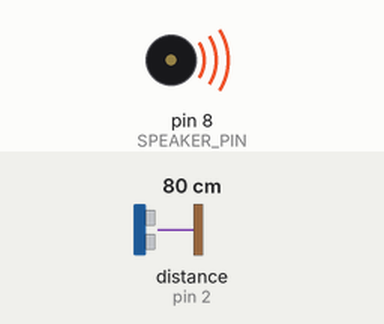
Recording of a sketch running on a simulated Arduino Uno, built with avr-gcc and run on an emulated ATmega328P. Parts: buzzer (waves = sounding). Wiring (inferred from the names in the program): range finder with pulse-width output: data pin 2. Inputs (shaded band) come from the test bench; at power-on: distance to the obstacle (sensor on pin 2) 80 cm.

Above: at 0.09 s.
Timing chart, 0 to 3.0 s (numbered marks = the images above):
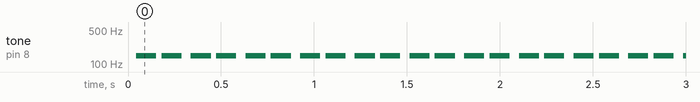

Measured:
- by itself, tone on pin 8 (SPEAKER_PIN): alternates 147 Hz for 0.11 s and silent for 0.04 s

The sketch:

Piezo_Music.ino
```cpp
/*
    Engineer: Michael Dubisz
    5/26/2019

    This program will play a melody on a piezo buzzer

    HARDWARE:
        Piezo buzzer (passive or active)
        100ohm resistor (or potentiometer) to control volume
        Button & 10kohm resistor

*/


//#include "pitches.h"
void pitches()
{
#define NOTE_B0  31
#define NOTE_C1  33
#define NOTE_CS1 35
#define NOTE_D1  37
#define NOTE_DS1 39
#define NOTE_E1  41
#define NOTE_F1  44
#define NOTE_FS1 46
#define NOTE_G1  49
#define NOTE_GS1 52
#define NOTE_A1  55
#define NOTE_AS1 58
#define NOTE_B1  62
#define NOTE_C2  65
#define NOTE_CS2 69
#define NOTE_D2  73
#define NOTE_DS2 78
#define NOTE_E2  82
#define NOTE_F2  87
#define NOTE_FS2 93
#define NOTE_G2  98
#define NOTE_GS2 104
#define NOTE_A2  110
#define NOTE_AS2 117
#define NOTE_B2  123
#define NOTE_C3  131
#define NOTE_CS3 139
#define NOTE_D3  147
#define NOTE_DS3 156
#define NOTE_E3  165
#define NOTE_F3  175
#define NOTE_FS3 185
#define NOTE_G3  196
#define NOTE_GS3 208
#define NOTE_A3  220
#define NOTE_AS3 233
#define NOTE_B3  247
#define NOTE_C4  262
#define NOTE_CS4 277
#define NOTE_D4  294
#define NOTE_DS4 311
#define NOTE_E4  330
#define NOTE_F4  349
#define NOTE_FS4 370
#define NOTE_G4  392
#define NOTE_GS4 415
#define NOTE_A4  440
#define NOTE_AS4 466
#define NOTE_B4  494
#define NOTE_C5  523
#define NOTE_CS5 554
#define NOTE_D5  587
#define NOTE_DS5 622
#define NOTE_E5  659
#define NOTE_F5  698
#define NOTE_FS5 740
#define NOTE_G5  784
#define NOTE_GS5 831
#define NOTE_A5  880
#define NOTE_AS5 932
#define NOTE_B5  988
#define NOTE_C6  1047
#define NOTE_CS6 1109
#define NOTE_D6  1175
#define NOTE_DS6 1245
#define NOTE_E6  1319
#define NOTE_F6  1397
#define NOTE_FS6 1480
#define NOTE_G6  1568
#define NOTE_GS6 1661
#define NOTE_A6  1760
#define NOTE_AS6 1865
#define NOTE_B6  1976
#define NOTE_C7  2093
#define NOTE_CS7 2217
#define NOTE_D7  2349
#define NOTE_DS7 2489
#define NOTE_E7  2637
#define NOTE_F7  2794
#define NOTE_FS7 2960
#define NOTE_G7  3136
#define NOTE_GS7 3322
#define NOTE_A7  3520
#define NOTE_AS7 3729
#define NOTE_B7  3951
#define NOTE_C8  4186
#define NOTE_CS8 4435
#define NOTE_D8  4699
#define NOTE_DS8 4978
}

#define SPEAKER_PIN   8
#define BUTTON_PIN    2


//beats per minute, based on 4/4 time
#define TEMPO           110
//0 = really short (stacatto), 1 = really long (legato)
#define NOTE_LENGTH     0.8


volatile bool playMusic = false;


// notes in the melody:
int melody[] = {
  NOTE_D3, NOTE_D3, NOTE_D4, NOTE_A3, 0, NOTE_GS3, NOTE_G3, NOTE_F3, NOTE_D3, NOTE_F3, NOTE_G3, NOTE_C3, NOTE_C3, NOTE_D4, NOTE_A3, 0, NOTE_GS3, NOTE_G3, NOTE_F3, NOTE_D3, NOTE_F3, NOTE_G3, NOTE_B2, NOTE_B2, NOTE_D4, NOTE_A3, 0, NOTE_GS3, NOTE_G3, NOTE_F3, NOTE_D3, NOTE_F3, NOTE_G3, NOTE_AS2, NOTE_AS2, NOTE_D4, NOTE_A3, 0, NOTE_GS3, NOTE_G3, NOTE_F3, NOTE_D3, NOTE_F3, NOTE_G3, NOTE_D3, NOTE_D3, NOTE_D4, NOTE_A3, 0, NOTE_GS3, NOTE_G3, NOTE_F3, NOTE_D3, NOTE_F3, NOTE_G3, NOTE_C3, NOTE_C3, NOTE_D4, NOTE_A3, 0, NOTE_GS3, NOTE_G3, NOTE_F3, NOTE_D3, NOTE_F3, NOTE_G3, NOTE_B2, NOTE_B2, NOTE_D4, NOTE_A3, 0, NOTE_GS3, NOTE_G3, NOTE_F3, NOTE_D3, NOTE_F3, NOTE_G3, NOTE_AS2, NOTE_AS2, NOTE_D4, NOTE_A3, 0, NOTE_GS3, NOTE_G3, NOTE_F3, NOTE_D3, NOTE_F3, NOTE_G3, NOTE_D4, NOTE_D4, NOTE_D5, NOTE_A4, 0, NOTE_GS4, NOTE_G4, NOTE_F4, NOTE_D4, NOTE_F4, NOTE_G4, NOTE_C4, NOTE_C4, NOTE_D5, NOTE_A4, 0, NOTE_GS4, NOTE_G4, NOTE_F4, NOTE_D4, NOTE_F4, NOTE_G4, NOTE_B3, NOTE_B3, NOTE_D5, NOTE_A4, 0, NOTE_GS4, NOTE_G4, NOTE_F4, NOTE_D4, NOTE_F4, NOTE_G4, NOTE_AS3, NOTE_AS3, NOTE_D5, NOTE_A4, 0, NOTE_GS4, NOTE_G4, NOTE_F4, NOTE_D4, NOTE_F4, NOTE_G4, NOTE_D4, NOTE_D4, NOTE_D5, NOTE_A4, 0, NOTE_GS4, NOTE_G4, NOTE_F4, NOTE_D4, NOTE_F4, NOTE_G4, NOTE_C4, NOTE_C4, NOTE_D5, NOTE_A4, 0, NOTE_GS4, NOTE_G4, NOTE_F4, NOTE_D4, NOTE_F4, NOTE_G4, NOTE_B3, NOTE_B3, NOTE_D5, NOTE_A4, 0, NOTE_GS4, NOTE_G4, NOTE_F4, NOTE_D4, NOTE_F4, NOTE_G4, NOTE_AS3, NOTE_AS3, NOTE_D5, NOTE_A4, 0, NOTE_GS4, NOTE_G4, NOTE_F4, NOTE_D4, NOTE_F4, NOTE_G4, NOTE_F4, NOTE_F4, NOTE_F4, NOTE_F4, NOTE_F4, NOTE_D4, NOTE_D4, NOTE_D4, NOTE_F4, NOTE_F4, NOTE_F4, NOTE_G4, NOTE_GS4, NOTE_G4, NOTE_F4, NOTE_D4, NOTE_F4, NOTE_G4, 0, NOTE_F4, NOTE_F4, NOTE_F4, NOTE_G4, NOTE_GS4, NOTE_A4, NOTE_C5, NOTE_A4, NOTE_D5, NOTE_D5, NOTE_D5, NOTE_A4, NOTE_D5, NOTE_C5, NOTE_F4, NOTE_F4, NOTE_F4, NOTE_F4, NOTE_F4, NOTE_D4, NOTE_D4, NOTE_D4, NOTE_F4, NOTE_F4, NOTE_F4, NOTE_F4, NOTE_D4, NOTE_F4, NOTE_E4, NOTE_D4, NOTE_C4

};


// note durations: 4 = quarter note, 8 = eighth note, etc.:
// (a tied note rhythm = (rhythm/number) EX: dotted quarter-note (3 8th notes tied together) = 8/3.0)
double beats[] = {
  16, 16, 8, 6, 32, 8, 8, 8, 16, 16, 16, 16, 16, 8, 6, 32, 8, 8, 8, 16, 16, 16, 16, 16, 8, 6, 32, 8, 8, 8, 16, 16, 16, 16, 16, 8, 6, 32, 8, 8, 8, 16, 16, 16, 16, 16, 8, 6, 32, 8, 8, 8, 16, 16, 16, 16, 16, 8, 6, 32, 8, 8, 8, 16, 16, 16, 16, 16, 8, 6, 32, 8, 8, 8, 16, 16, 16, 16, 16, 8, 6, 32, 8, 8, 8, 16, 16, 16, 16, 16, 8, 6, 32, 8, 8, 8, 16, 16, 16, 16, 16, 8, 6, 32, 8, 8, 8, 16, 16, 16, 16, 16, 8, 6, 32, 8, 8, 8, 16, 16, 16, 16, 16, 8, 6, 32, 8, 8, 8, 16, 16, 16, 16, 16, 8, 6, 32, 8, 8, 8, 16, 16, 16, 16, 16, 8, 6, 32, 8, 8, 8, 16, 16, 16, 16, 16, 8, 6, 32, 8, 8, 8, 16, 16, 16, 16, 16, 8, 6, 32, 8, 8, 8, 16, 16, 16, 8, 16, 8, 8, 8, 8, 4, 16, 8, 16, 8, 8, 8, 16, 16, 16, 16, 16, 8, 8, 16, 8, 8, 8, 8, 8, 8, 8, 8, 16, 16, 16, 2, 8, 16, 8, 8, 8, 8, 4, 16, 8, 16, 8, 8, 8, 8, 8, 16, 8

};


void setup() {
    pinMode(BUTTON_PIN, INPUT);
    Serial.begin(9600);
    //set pin 2 as an interrupt
    attachInterrupt(0, ButtonPress, RISING);

    //plays a nasty note if the melody and beats are not the same length
    //(don't ask me why we have to multiply SONG_DURATION by 2)
    if( (sizeof(melody)/sizeof(int) != sizeof(beats)/sizeof(double)) )
    {
        tone(SPEAKER_PIN, NOTE_D3, 1000);
        delay(1000);
        Serial.println(sizeof(melody));
        Serial.println(sizeof(beats));
        Serial.println(sizeof(int));
        Serial.println(sizeof(double));
    }
}


//toggle playMusic
void ButtonPress()
{
    delayMicroseconds(20);
    playMusic = !playMusic;
}


void loop()
{
  //wait around until playMusic becomes true
  while (!playMusic){}

    // iterate over the notes of the melody:
  for (int thisNote = 0; thisNote < sizeof(melody)/sizeof(int); thisNote++)
  {
    //if button is pressed, stop the music
    if(!playMusic)
        break;

    //note duration = 240,000/ (tempo*rhythm of note)     (240,000 = 4beats/measure * 60sec/min * 1000ms/sec)
    int noteDuration = 240000 / (TEMPO*beats[thisNote]);
    tone(SPEAKER_PIN, melody[thisNote], noteDuration*NOTE_LENGTH);
    //play note for noteDuration long
    delay(noteDuration);
    }

  //once the tune is done, switch playMusic to false
  playMusic = false;
}


///////////////////
// SONG LIBRARY  //
///////////////////

/*
The Sound of Silence
          SONG_DURATION
   67

          TEMPO
  110


          Melody
   0, NOTE_DS4, NOTE_DS4, NOTE_FS4, NOTE_FS4, NOTE_AS4, NOTE_AS4, NOTE_GS4,
   0, NOTE_CS4, NOTE_CS4, NOTE_CS4, NOTE_F4, NOTE_F4, NOTE_GS4, NOTE_F4, NOTE_FS4, NOTE_F4, NOTE_DS4,
   0, NOTE_FS4, NOTE_FS4, NOTE_FS4, NOTE_AS4, NOTE_AS4, NOTE_CS5, NOTE_CS5, NOTE_DS5, NOTE_DS5, NOTE_CS5, 0,
   0, NOTE_FS4, NOTE_FS4, NOTE_AS4, NOTE_AS4, NOTE_CS5, NOTE_CS5, NOTE_DS5, NOTE_DS5, NOTE_CS5, 0,
   0, NOTE_FS4, NOTE_FS4,
   NOTE_DS5, NOTE_DS5, NOTE_DS5, NOTE_F5, NOTE_FS5, NOTE_FS5, NOTE_F5, NOTE_DS5, NOTE_CS5,
   0, NOTE_DS5, NOTE_CS5, NOTE_AS4, 0, 0, NOTE_FS4, NOTE_FS4, NOTE_FS4, NOTE_CS5, NOTE_F4, NOTE_FS4, NOTE_DS4
          Beats
   4, 8, 8, 8, 8, 8, 8, 1,
   8, 8, 8, 8, 8, 8, 8, 8, (8/3.0), 8, 2,
   8, 8, 8, 8, 8, 8, 8, 8, 4, 8, 2, 8,
   4, 8, 8, 8, 8, 8, 8, 4, 8, 2, 8,
   4, 8, 8,
   8, (8/5.0), 8, 8, 8, (8/3.0), 8, 4, (8/5.0),
   4, 8, 8, 2, 2, 8, 8, 8, 8, (8/7.0), 8, 8, (8/7.0)
 */


/*
The Final Countdown
      SONG_DURATION
 24

      TEMPO
  110
      Melody
 NOTE_FS4, NOTE_CS5, NOTE_B4, NOTE_CS5, NOTE_FS4,
 0, NOTE_D5, NOTE_CS5, NOTE_D5, NOTE_CS5, NOTE_B4,
 0, NOTE_D5, NOTE_CS5, NOTE_D5, NOTE_FS4,
 0, NOTE_B4, NOTE_A4, NOTE_B4, NOTE_A4, NOTE_GS4, NOTE_B4, NOTE_A4

      Harmony
 NOTE_FS4, NOTE_FS4, NOTE_FS4, NOTE_FS4, NOTE_FS4,
 NOTE_D4, NOTE_D4, NOTE_D4, NOTE_D4, NOTE_D4, NOTE_D4,
 NOTE_B3, NOTE_B3, NOTE_B3, NOTE_B3, NOTE_B3,
 NOTE_CS4, NOTE_CS4, NOTE_CS4, NOTE_CS4, NOTE_CS4, NOTE_F4, NOTE_F4, NOTE_FS4

      Beats
 3, 16, 16, 4, 4,
 3, 16, 16, 8, 8, 4,
 3, 16, 16, 4, 4,
 3, 16, 16, 8, 8, 8, 8, 4
 */


/*
 Bum, bada bum bum.... bum bum!

    Melody
 NOTE_C4, NOTE_G3, NOTE_G3, NOTE_A3, NOTE_G3, 0, NOTE_B3, NOTE_C4

    Beats
 4, 8, 8, 4, 4, 4, 4, 4
*/


/*
    Super Mario Theme

      TEMPO
  180

      Melody
  NOTE_E5, NOTE_E5, 0, NOTE_E5, 0, NOTE_C5, NOTE_E5,
  NOTE_G5, 0, NOTE_G4, 0,
  NOTE_C5, NOTE_G4, 0, NOTE_E4,
  NOTE_A4, NOTE_B4, NOTE_AS4, NOTE_A4,
  NOTE_G4, NOTE_E5, NOTE_G5, NOTE_A5, NOTE_F5, NOTE_G5,
  0, NOTE_E5,NOTE_C5, NOTE_D5, NOTE_B4,
  NOTE_C5, NOTE_G4, 0, NOTE_E4,
  NOTE_A4, NOTE_B4, NOTE_AS4, NOTE_A4,
  NOTE_G4, NOTE_E5, NOTE_G5, NOTE_A5, NOTE_F5, NOTE_G5,
  0, NOTE_E5,NOTE_C5, NOTE_D5, NOTE_B4,

  0, NOTE_G5, NOTE_FS5, NOTE_F5, NOTE_DS5, NOTE_E5,
  0, NOTE_GS4, NOTE_A4, NOTE_C4, 0, NOTE_A4, NOTE_C5, NOTE_D5,
  0, NOTE_DS5, 0, NOTE_D5,
  NOTE_C5, 0,

  0, NOTE_G5, NOTE_FS5, NOTE_F5, NOTE_DS5, NOTE_E5,
  0, NOTE_GS4, NOTE_A4, NOTE_C4, 0, NOTE_A4, NOTE_C5, NOTE_D5,
  0, NOTE_DS5, 0, NOTE_D5,
  NOTE_C5, 0,

  NOTE_C5, NOTE_C5, NOTE_C5, 0, NOTE_C5, NOTE_D5,
  NOTE_E5, NOTE_C5, NOTE_A4, NOTE_G4,

  NOTE_C5, NOTE_C5, NOTE_C5, 0, NOTE_C5, NOTE_D5, NOTE_E5,
  0,
  NOTE_C5, NOTE_C5, NOTE_C5, 0, NOTE_C5, NOTE_D5,
  NOTE_E5, NOTE_C5, NOTE_A4, NOTE_G4,
  NOTE_E5, NOTE_E5, 0, NOTE_E5, 0, NOTE_C5, NOTE_E5,
  NOTE_G5, 0, NOTE_G4, 0,


      Beats
  8, 8, 8, 8, 8, 8, 8,
  4, 4, 8, 4,
  4, 8, 4, 4,
  4, 4, 8, 4,
  8, 8, 8, 4, 8, 8,
  8, 4, 8, 8, 4,
  4, 8, 4, 4,
  4, 4, 8, 4,
  8, 8, 8, 4, 8, 8,
  8, 4, 8, 8, 4,


  4, 8, 8, 8, 4, 8,
  8, 8, 8, 8, 8, 8, 8, 8,
  4, 4, 8, 4,
  2, 2,

  4, 8, 8, 8, 4, 8,
  8, 8, 8, 8, 8, 8, 8, 8,
  4, 4, 8, 4,
  2, 2,

  8, 4, 8, 8, 8, 4,
  8, 4, 8, 2,

  8, 4, 8, 8, 8, 8, 8,
  1,
  8, 4, 8, 8, 8, 4,
  8, 4, 8, 2,
  8, 8, 8, 8, 8, 8, 4,
  4, 4, 4, 4,

 */


/*
    Megalovania

        TEMPO
    110

        Melody
    NOTE_D3, NOTE_D3, NOTE_D4, NOTE_A3, 0, NOTE_GS3, NOTE_G3, NOTE_F3, NOTE_D3, NOTE_F3, NOTE_G3, NOTE_C3, NOTE_C3, NOTE_D4, NOTE_A3, 0, NOTE_GS3, NOTE_G3, NOTE_F3, NOTE_D3, NOTE_F3, NOTE_G3, NOTE_B2, NOTE_B2, NOTE_D4, NOTE_A3, 0, NOTE_GS3, NOTE_G3, NOTE_F3, NOTE_D3, NOTE_F3, NOTE_G3, NOTE_AS2, NOTE_AS2, NOTE_D4, NOTE_A3, 0, NOTE_GS3, NOTE_G3, NOTE_F3, NOTE_D3, NOTE_F3, NOTE_G3, NOTE_D3, NOTE_D3, NOTE_D4, NOTE_A3, 0, NOTE_GS3, NOTE_G3, NOTE_F3, NOTE_D3, NOTE_F3, NOTE_G3, NOTE_C3, NOTE_C3, NOTE_D4, NOTE_A3, 0, NOTE_GS3, NOTE_G3, NOTE_F3, NOTE_D3, NOTE_F3, NOTE_G3, NOTE_B2, NOTE_B2, NOTE_D4, NOTE_A3, 0, NOTE_GS3, NOTE_G3, NOTE_F3, NOTE_D3, NOTE_F3, NOTE_G3, NOTE_AS2, NOTE_AS2, NOTE_D4, NOTE_A3, 0, NOTE_GS3, NOTE_G3, NOTE_F3, NOTE_D3, NOTE_F3, NOTE_G3, NOTE_D4, NOTE_D4, NOTE_D5, NOTE_A4, 0, NOTE_GS4, NOTE_G4, NOTE_F4, NOTE_D4, NOTE_F4, NOTE_G4, NOTE_C4, NOTE_C4, NOTE_D5, NOTE_A4, 0, NOTE_GS4, NOTE_G4, NOTE_F4, NOTE_D4, NOTE_F4, NOTE_G4, NOTE_B3, NOTE_B3, NOTE_D5, NOTE_A4, 0, NOTE_GS4, NOTE_G4, NOTE_F4, NOTE_D4, NOTE_F4, NOTE_G4, NOTE_AS3, NOTE_AS3, NOTE_D5, NOTE_A4, 0, NOTE_GS4, NOTE_G4, NOTE_F4, NOTE_D4, NOTE_F4, NOTE_G4, NOTE_D4, NOTE_D4, NOTE_D5, NOTE_A4, 0, NOTE_GS4, NOTE_G4, NOTE_F4, NOTE_D4, NOTE_F4, NOTE_G4, NOTE_C4, NOTE_C4, NOTE_D5, NOTE_A4, 0, NOTE_GS4, NOTE_G4, NOTE_F4, NOTE_D4, NOTE_F4, NOTE_G4, NOTE_B3, NOTE_B3, NOTE_D5, NOTE_A4, 0, NOTE_GS4, NOTE_G4, NOTE_F4, NOTE_D4, NOTE_F4, NOTE_G4, NOTE_AS3, NOTE_AS3, NOTE_D5, NOTE_A4, 0, NOTE_GS4, NOTE_G4, NOTE_F4, NOTE_D4, NOTE_F4, NOTE_G4, NOTE_F4, NOTE_F4, NOTE_F4, NOTE_F4, NOTE_F4, NOTE_D4, NOTE_D4, NOTE_D4, NOTE_F4, NOTE_F4, NOTE_F4, NOTE_G4, NOTE_GS4, NOTE_G4, NOTE_F4, NOTE_D4, NOTE_F4, NOTE_G4, 0, NOTE_F4, NOTE_F4, NOTE_F4, NOTE_G4, NOTE_GS4, NOTE_A4, NOTE_C5, NOTE_A4, NOTE_D5, NOTE_D5, NOTE_D5, NOTE_A4, NOTE_D5, NOTE_C5, NOTE_F4, NOTE_F4, NOTE_F4, NOTE_F4, NOTE_F4, NOTE_D4, NOTE_D4, NOTE_D4, NOTE_F4, NOTE_F4, NOTE_F4, NOTE_F4, NOTE_D4, NOTE_F4, NOTE_E4, NOTE_D4, NOTE_C4


        Beats
    16, 16, 8, 6, 32, 8, 8, 8, 16, 16, 16, 16, 16, 8, 6, 32, 8, 8, 8, 16, 16, 16, 16, 16, 8, 6, 32, 8, 8, 8, 16, 16, 16, 16, 16, 8, 6, 32, 8, 8, 8, 16, 16, 16, 16, 16, 8, 6, 32, 8, 8, 8, 16, 16, 16, 16, 16, 8, 6, 32, 8, 8, 8, 16, 16, 16, 16, 16, 8, 6, 32, 8, 8, 8, 16, 16, 16, 16, 16, 8, 6, 32, 8, 8, 8, 16, 16, 16, 16, 16, 8, 6, 32, 8, 8, 8, 16, 16, 16, 16, 16, 8, 6, 32, 8, 8, 8, 16, 16, 16, 16, 16, 8, 6, 32, 8, 8, 8, 16, 16, 16, 16, 16, 8, 6, 32, 8, 8, 8, 16, 16, 16, 16, 16, 8, 6, 32, 8, 8, 8, 16, 16, 16, 16, 16, 8, 6, 32, 8, 8, 8, 16, 16, 16, 16, 16, 8, 6, 32, 8, 8, 8, 16, 16, 16, 16, 16, 8, 6, 32, 8, 8, 8, 16, 16, 16, 8, 16, 8, 8, 8, 8, 4, 16, 8, 16, 8, 8, 8, 16, 16, 16, 16, 16, 8, 8, 16, 8, 8, 8, 8, 8, 8, 8, 8, 16, 16, 16, 2, 8, 16, 8, 8, 8, 8, 4, 16, 8, 16, 8, 8, 8, 8, 8, 16, 8

 */


// Full Range quarter notes
// 16
// NOTE_C1, NOTE_G1, NOTE_C2, NOTE_G2, NOTE_C3, NOTE_G3, NOTE_C4, NOTE_G4,
// NOTE_C5, NOTE_G5, NOTE_C6, NOTE_G6, NOTE_C7, NOTE_G7, NOTE_C8, 0
// 4, 4, 4, 4, 4, 4, 4, 4,
// 4, 4, 4, 4, 4, 4, 4, 4
```
